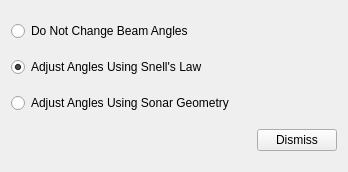
<?xml version="1.0" encoding="UTF-8"?>
<!--
  mbvelocitytool_mode.ui - "Angle Mode" of the sound velocity tool (mbvelocitytool's
  bulletinBoard_mode: mbprocess's MBP_ANGLES_OK / _SNELL / _SNELLNULL). Loaded at runtime by
  deps/src/mbvelocitytool/mbvelocity_window.cpp.
-->
<ui version="4.0">
 <class>MbVelocityModeDialog</class>
 <widget class="QDialog" name="MbVelocityModeDialog">
  <property name="geometry">
   <rect><x>0</x><y>0</y><width>348</width><height>172</height></rect>
  </property>
  <property name="windowTitle">
   <string>Beam Angle Mode</string>
  </property>
  <layout class="QVBoxLayout" name="mainLayout">
   <item>
    <widget class="QRadioButton" name="modeOk">
     <property name="toolTip"><string>Trace the rays from the beam angles as the sonar recorded them</string></property>
     <property name="text"><string>Do Not Change Beam Angles</string></property>
    </widget>
   </item>
   <item>
    <widget class="QRadioButton" name="modeSnell">
     <property name="toolTip"><string>Correct the beam angles for the surface sound velocity with Snell's law</string></property>
     <property name="text"><string>Adjust Angles Using Snell's Law</string></property>
     <property name="checked"><bool>true</bool></property>
    </widget>
   </item>
   <item>
    <widget class="QRadioButton" name="modeNull">
     <property name="toolTip"><string>Correct the beam angles with Snell's law and the sonar array geometry (null angle)</string></property>
     <property name="text"><string>Adjust Angles Using Sonar Geometry</string></property>
    </widget>
   </item>
   <item>
    <layout class="QHBoxLayout" name="buttonRow">
     <item>
      <spacer name="buttonSpacer">
       <property name="orientation"><enum>Qt::Horizontal</enum></property>
       <property name="sizeHint" stdset="0"><size><width>20</width><height>10</height></size></property>
      </spacer>
     </item>
     <item>
      <widget class="QPushButton" name="dismissButton">
       <property name="text"><string>Dismiss</string></property>
       <property name="autoDefault"><bool>false</bool></property>
      </widget>
     </item>
    </layout>
   </item>
  </layout>
 </widget>
 <resources/>
 <connections/>
</ui>
